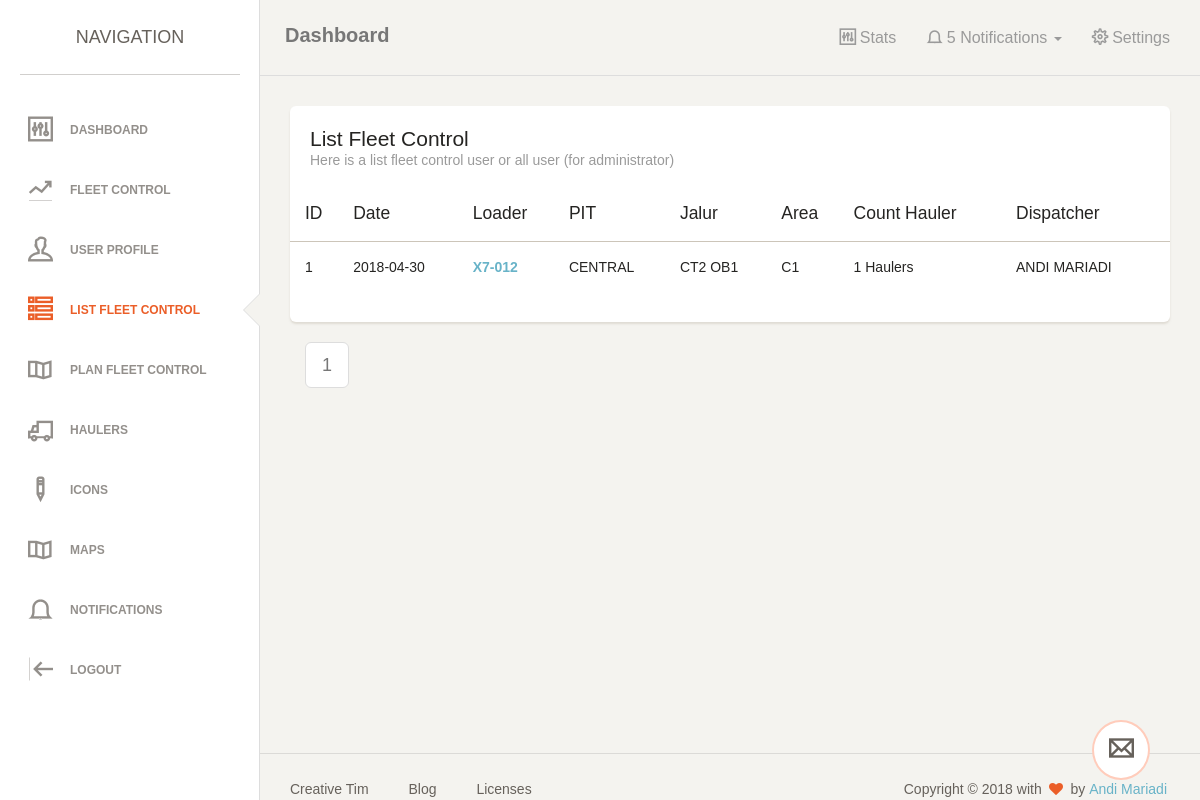
The page /index.php?list (signed in) on the database as committed earlier.
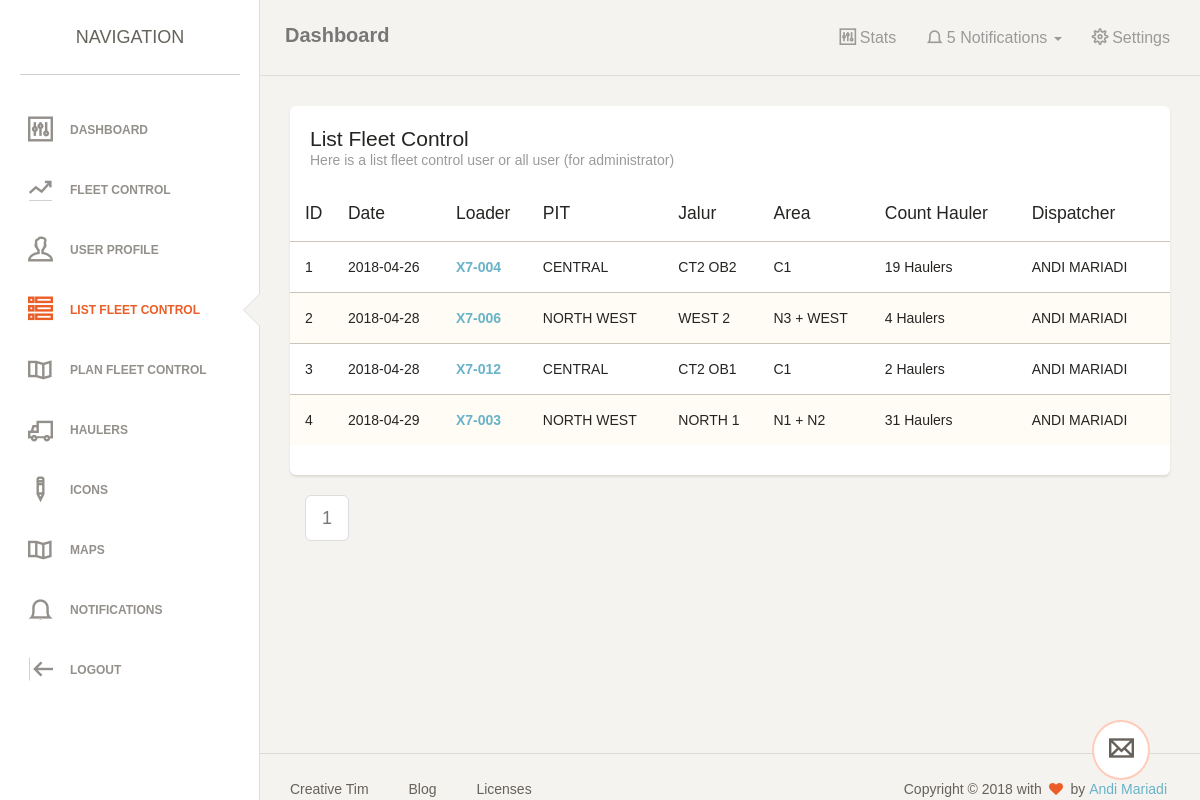
The same page on the database as committed later.
### tables this page shows
CREATE TABLE IF NOT EXISTS `set_fleet` (
`id` int(20) NOT NULL,
  `date` date NOT NULL,
  `time` time NOT NULL,
  `shift` int(11) NOT NULL,
  `cn_loader` varchar(10) NOT NULL,
  `speed` float NOT NULL,
  `status` int(10) NOT NULL,
  `pit` int(10) NOT NULL,
  `jalur` int(10) NOT NULL,
  `area` int(10) NOT NULL,
  `material` int(10) NOT NULL,
  `disposal` varchar(100) NOT NULL,
  `coal_seam` varchar(10) NOT NULL,
  `coal_series` varchar(10) NOT NULL,
  `spv` varchar(100) NOT NULL,
  `gl_front` varchar(100) NOT NULL,
  `gl_disp` varchar(100) NOT NULL,
  `distance` int(10) NOT NULL,
  `refid` int(100) NOT NULL
);

CREATE TABLE IF NOT EXISTS `enum` (
`id` int(10) NOT NULL,
  `name` varchar(100) NOT NULL,
  `type` varchar(50) NOT NULL,
  `refid` int(10) NOT NULL
);

### system/crud.php (called while the page is built, shortened)
<?php
class crud
{
	private $server = 'localhost';
	private $user = 'root';
	private $pass = '';
	private $database = 'fleet_control';
	public $connection;
	function __construct() {
		$this->connection = new mysqli($this->server, $this->user, $this->pass, $this->database);
	}
	public function query($sql='')
	{
		$query = $this->connection->query($sql) or die ($this->connection->error);
	    return $query;
	}
	public function get_paging_info($tot_rows,$pp,$curr_page) {
	    $pages = ceil($tot_rows / $pp);
	    $data = array();
	    $data['si']        = ($curr_page * $pp) - $pp;
	    $data['pages']     = $pages;
	    $data['curr_page'] = $curr_page;
	    return $data;
	}
}
?>

### page/list_fleet_user.php (the view, shortened to what the changed rows need)
<?php
$id = addslashes($_SESSION['iduser']);
$p = $pit;
?>
<div class="content">
            <div class="container-fluid">
                <div class="row">
                    <div class="col-md-12">
                        <div class="card">
                            <div class="content table-responsive table-full-width">
                                <table class="table table-striped">
                                    <thead>
                                        <th>ID</th>
                                        <th>Date</th>
                                    	<th>Loader</th>
                                    	<th>PIT</th>
                                    	<th>Jalur</th>
                                    	<th>Area</th>
                                        <th>Count Hauler</th>
                                        <th>Dispatcher</th>
                                    </thead>
                                    <tbody>
                                    <?php
                                    $no = 0;
                                        $p = empty($p) ? 1 : $p;
                                        $per_page = 10;
                                        $start = ($p - 1) * $per_page;
                                        $sql = "SELECT `set_fleet`.*, `jalur`.`name` as `jalur`, `pit`.`name` as `pit`, `area`.`name` as `area`, `first_name`, `last_name`,
                                         (SELECT count(`cn_hauler`) FROM `master_fleet` WHERE `master_fleet`.`id_fleet` = `set_fleet`.`id`) as `count_dt`
                                         FROM `dispatch_fleet` LEFT JOIN `set_fleet` ON `dispatch_fleet`.`id_fleet`  = `set_fleet`.`id`
                                        LEFT JOIN `enum` as `pit` ON `set_fleet`.`pit` = `pit`.`id`
                                        LEFT JOIN `enum` as `jalur` ON `set_fleet`.`jalur` = `jalur`.`id`
                                        LEFT JOIN `enum` as `area` ON `set_fleet`.`area` = `area`.`id`
                                        LEFT JOIN `dispatcher` ON `dispatch_fleet`.`id_dispatch` = `dispatcher`.`id`
                                        WHERE `id_dispatch` = '{$id}' AND `set_fleet`.`id` != '' ORDER BY `set_fleet`.`id` ASC";
                                        $sql_limit = $sql . " LIMIT $start, $per_page";
                                        $total = mysqli_num_rows($db->query($sql));
                                        $page_total =  ceil($total / $per_page);
                                        $sql = $db->query($sql_limit);
                                        while ($data = mysqli_fetch_assoc($sql)) {
                                            $no++;
                                    ?>
                                        <tr>
                                        	<td><?php echo $no; ?></td>
                                            <td><?php echo $data['date']; ?></td>
                                        	<td><strong><a href="?fleet_detail&<?php echo $data['id']; ?>"><?php echo $data['cn_loader']; ?></a></strong></td>
                                        	<td><?php echo $data['pit']; ?></td>
                                        	<td><?php echo $data['jalur']; ?></td>
                                        	<td><?php echo $data['area']; ?></td>
                                            <td><?php echo $data['count_dt']; ?> Haulers</td>
                                            <td><?php echo $data['first_name'] . ' ' . $data['last_name']; ?></td>
                                        </tr>
                                        <?php } ?>
                                    </tbody>
                                </table>
                            </div>
                            <div class="col-md-12">
                                        <nav aria-label="...">
                                            <ul class="pagination pagination-lg">
                                              <?php
                                               $paging_info = $db->get_paging_info($page_total,1,$p);
                                               ?>
                                                  <?php
                                                      $max = 7;
                                                      if($paging_info['curr_page'] < $max)
                                                          $sp = 1;
                                                      elseif($paging_info['curr_page'] >= ($paging_info['pages'] - floor($max / 2)) )
                                                          $sp = $paging_info['pages'] - $max + 1;
                                                      elseif($paging_info['curr_page'] >= $max)
                                                          $sp = $paging_info['curr_page']  - floor($max/2);
                                                  ?>
                                                  <?php for($i = $sp; $i <= ($sp + $max -1);$i++) : ?>
                                                      <?php
                                                          if($i > $paging_info['pages'])
                                                              continue;
                                                      ?>
                                                      <?php if($paging_info['curr_page'] == $i) : ?>
                                                          <li class="page-item disabled"><a href="#" class="page-link"><?php echo $i; ?></a></li>
                                                      <?php else : ?>
                                                          <li class="page-item"><a href='?hauler&<?php echo $i;?>' title='Page <?php echo $i; ?>' class="page-link"><?php echo $i; ?></a></li>
                                                      <?php endif; ?>
                                                  <?php endfor; ?>
                                            </ul>
                                          </nav>
                            </div>
                        </div>
                    </div>
                </div>
            </div>
</div>

Rows that differ between the two databases and show on the page:
no longer on this page (row edited): set_fleet: date "2018-04-30", cn_loader "X7-012", enum.name "CENTRAL", enum.name "CT2 OB1", enum.name "C1", count_dt "1", first_name "ANDI", last_name "MARIADI"
added set_fleet: date "2018-04-26", cn_loader "X7-004", enum.name "CENTRAL", enum.name "CT2 OB2", enum.name "C1", count_dt "19", first_name "ANDI", last_name "MARIADI"
added set_fleet: date "2018-04-28", cn_loader "X7-006", enum.name "NORTH WEST", enum.name "WEST 2", enum.name "N3 + WEST", count_dt "4", first_name "ANDI", last_name "MARIADI"
added set_fleet: date "2018-04-28", cn_loader "X7-012", enum.name "CENTRAL", enum.name "CT2 OB1", enum.name "C1", count_dt "2", first_name "ANDI", last_name "MARIADI"
added set_fleet: date "2018-04-29", cn_loader "X7-003", enum.name "NORTH WEST", enum.name "NORTH 1", enum.name "N1 + N2", count_dt "31", first_name "ANDI", last_name "MARIADI"
